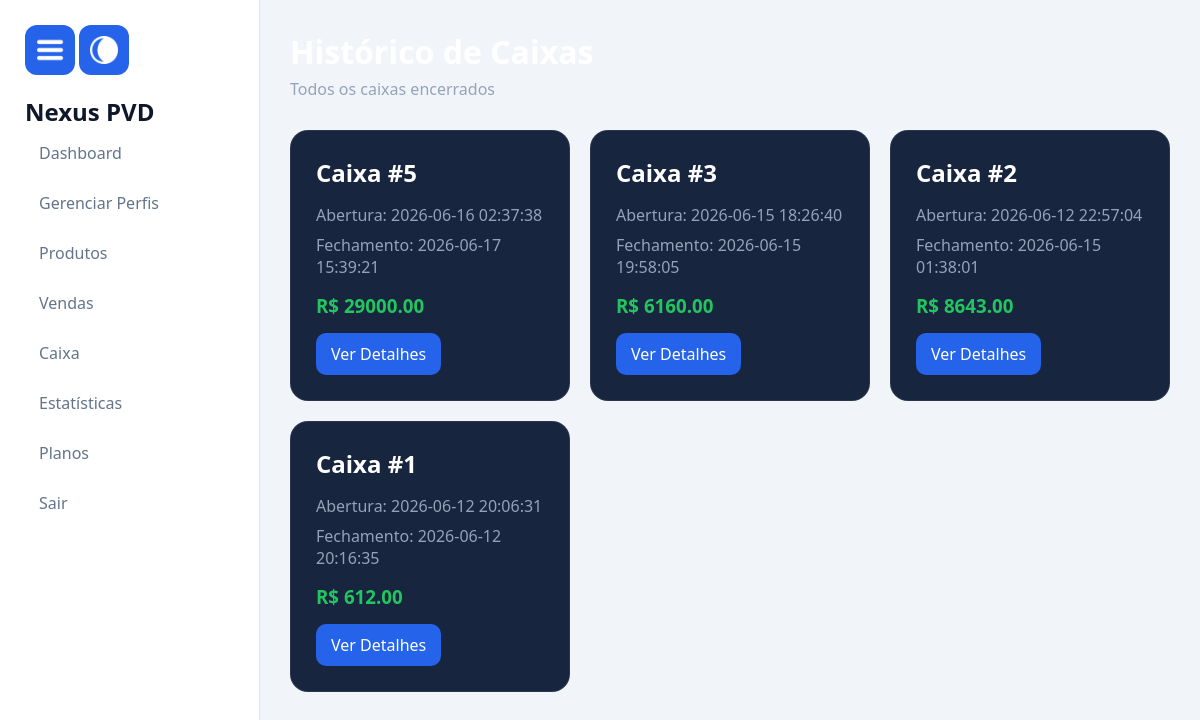
The app's page /historico_caixas (signed in) with its own data.
### tables this page shows
CREATE TABLE caixa(

    id INTEGER PRIMARY KEY AUTOINCREMENT,

    valor_inicial REAL,
    valor_final REAL,

    status TEXT,

    empresa_id INTEGER,

    data_abertura TIMESTAMP DEFAULT CURRENT_TIMESTAMP,

    data_fechamento TIMESTAMP

);

### routes/historico_caixas.py (the view)
    @app.route("/historico_caixas")
    def historico_caixas():
        if not session.get("logado"):
            return redirect("/")
        conn = conectar()
        cursor = conn.cursor()
        cursor.execute("""

        SELECT *

        FROM caixa

        WHERE empresa_id = ?
        AND status = 'fechado'

        ORDER BY id DESC

        """, (
            session["empresa_id"],
        ))
        caixas = cursor.fetchall()
        conn.close()
        return render_template(
            "historico_caixas.html",
            caixas=caixas
        )

### database.py (called while the page is built)
def conectar():
    conn = sqlite3.connect("database/database.db", timeout=30)
    conn.execute("PRAGMA journal_mode=WAL")
    conn.row_factory = sqlite3.Row
    return conn

### templates/historico_caixas.html (shortened to what this page needs)
{% extends "layout.html" %}
{% block css %}
    <link rel="stylesheet" href="{{ url_for('static', filename='css/estatisticas.css') }}">
{% endblock %}
{% block content %}
<h1 class="titulo-pagina">
</h1>
<p class="subtitulo-pagina">
    Todos os caixas encerrados
</p>
<div class="caixas-grid">
    {% for caixa in caixas %}
    <div class="caixa-card">
        <h2>
            Caixa #{{ caixa.id }}
        </h2>
        <p>
            Abertura:
            {{ caixa.data_abertura }}
        </p>
        <p>
            Fechamento:
            {{ caixa.data_fechamento }}
        </p>
        <h3>
            R$ {{ "%.2f"|format(caixa.valor_final) }}
        </h3>
        <a href="/historico_caixa/{{ caixa.id }}">
            Ver Detalhes
        </a>
    </div>
    {% else %}
    <div class="sem-caixas">
        Nenhum caixa fechado encontrado.
    </div>
    {% endfor %}
</div>
{% endblock %}

### static/css/base.css (style rules this page uses)
:root { --bg:#f1f5f9; --card:#ffffff; --card-hover:#f8fafc; --text:#0f172a; --text-secondary:#64748b; --border:#dbe4f0; --primary:#2563eb; --primary-hover:#1d4ed8; }
* { margin:0; padding:0; box-sizing:border-box; }
html { scroll-behavior:smooth; }
body { font-family:'Segoe UI',sans-serif; background:var(--bg); color:var(--text); min-height:100vh; display:flex; }
h1 { color:var(--text); }
h2 { color:var(--text); }

### static/css/estatisticas.css (style rules this page uses)
.titulo-pagina { color:#fff; font-size:2rem; margin-bottom:5px; }
.subtitulo-pagina { color:#94a3b8; margin-bottom:30px; }
.caixas-grid { display:grid; grid-template-columns:repeat(auto-fit,minmax(280px,1fr)); gap:20px; margin-top:25px; }
.caixa-card { background:#18253f; border-radius:18px; padding:25px; border:1px solid rgba(255,255,255,.08); transition:.3s; }
.caixa-card h2 { color:#fff; margin-bottom:15px; }
.caixa-card p { color:#94a3b8; margin-bottom:8px; }
.caixa-card h3 { color:#22c55e; margin-top:15px; }
.caixa-card a { display:inline-block; margin-top:15px; text-decoration:none; background:#2563eb; color:white; padding:10px 15px; border-radius:10px; }

### records on screen
caixa: id "5", data_abertura "2026-06-16 02:37:38", data_fechamento "2026-06-17 15:39:21", valor_final "29000.00"
caixa: id "3", data_abertura "2026-06-15 18:26:40", data_fechamento "2026-06-15 19:58:05", valor_final "6160.00"
caixa: id "2", data_abertura "2026-06-12 22:57:04", data_fechamento "2026-06-15 01:38:01", valor_final "8643.00"
caixa: id "1", data_abertura "2026-06-12 20:06:31", data_fechamento "2026-06-12 20:16:35", valor_final "612.00"
